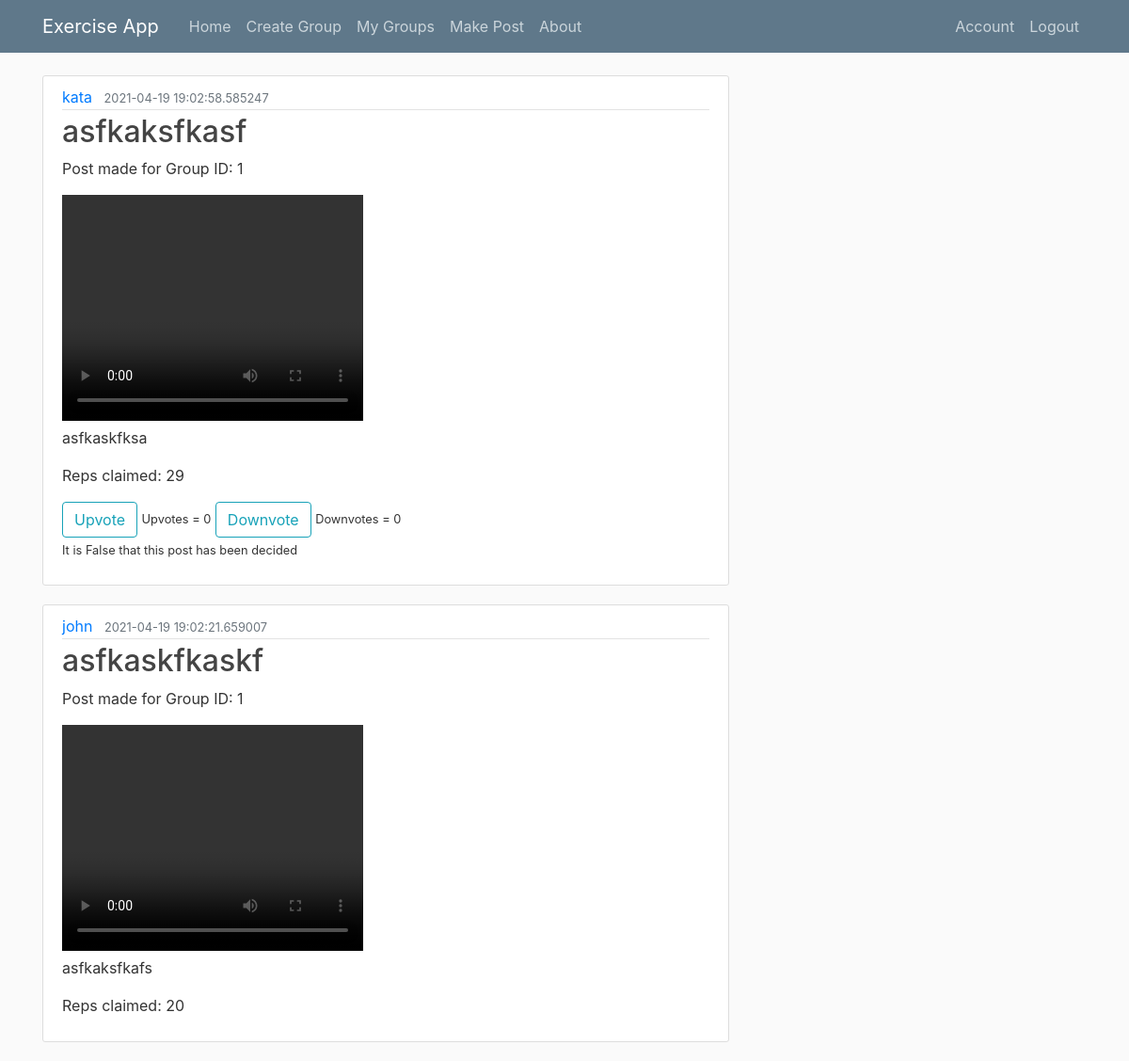
/home (signed in), run on the app's committed database.
### exercisewebapp/models.py (models this page shows, shortened)
class Post(db.Model):
    id = db.Column(db.Integer, primary_key=True)
    title = db.Column(db.String(100), nullable=False)
    date_posted = db.Column(db.DateTime, nullable=False, default=datetime.utcnow)
    content = db.Column(db.Text, nullable=False)
    reps = db.Column(db.Integer, nullable=False)
    video = db.Column(db.String(100), nullable=False)
    user_id = db.Column(db.Integer, db.ForeignKey('user.id'), nullable=False)
    group_id = db.Column(db.Integer, db.ForeignKey('group.id'), nullable=False)
    votes = db.relationship("Postvote", uselist=False, back_populates="post")

class User(db.Model, UserMixin):
    id = db.Column(db.Integer, primary_key=True)
    username = db.Column(db.String(20), unique=True, nullable=False)
    email = db.Column(db.String(120), unique=True, nullable=False)
    image_file = db.Column(db.String(20), nullable=False, default='default.jpg')
    password = db.Column(db.String(60), nullable=False)
    posts = db.relationship('Post', backref="owner",uselist=True)
    groups = db.relationship('Group', secondary=groupslink, backref=db.backref('groups', lazy='dynamic'))

class Postvote(db.Model):
    id = db.Column(db.Integer, primary_key=True)
    post_id = db.Column(db.Integer, db.ForeignKey('post.id'), nullable=False)
    group_id = db.Column(db.Integer, db.ForeignKey('group.id'), nullable=False)
    post = db.relationship("Post", back_populates="votes")
    upvote_number = db.Column(db.Integer, nullable=False)
    downvote_number = db.Column(db.Integer, nullable=False)
    total_votes = db.Column(db.Integer, nullable=False)
    member_count = db.Column(db.Integer, nullable=False)
    users_voted = db.relationship('User',
                            secondary=usersVotes,
                            backref='collections')
    decided = db.Column(db.Boolean, nullable = False)
    decision = db.Column(db.Boolean ,nullable = True)

### exercisewebapp/routes.py (the view, shortened to what this page needs)
@app.route("/home", methods=['GET', 'POST'])
def home():
    if current_user.is_authenticated:
        groups = []
        all_p = Post.query.all()
        df = convert_posts_2_df(all_p)
        print(df)
        user = db.session.query(User).filter(User.id == current_user.id).one()
        for group in user.groups:
            groups.append(group.id)
        data = db.session.query(Post, User, Postvote).join(User).join(Postvote).filter(Post.group_id.in_(groups)).all()
        data.reverse()
        form = VoteForm()
        x = True
        return render_template('homefeed.html', posts=data, current_user_id=current_user.id, form=form, x=x)
    return render_template('homefeed.html')

### exercisewebapp/forms.py
class VoteForm(FlaskForm):
    upvote = SubmitField('Upvote')
    downvote = SubmitField('Downvote')
    myhiddenid = HiddenField()

### exercisewebapp/models.py (called while the page is built)
@login_manager.user_loader
def load_user(user_id):
    return User.query.get(int(user_id))

### exercisewebapp/routes.py (called while the page is built)
def get_current_user_groups():
    current_user_groups_id_list = []
    for group in current_user.groups:
        current_user_groups_id_list.append(group.id)
    return current_user_groups_id_list

def convert_posts_2_df(all_posts):
    df_main = pd.DataFrame(columns=['post_id', 'group_id', 'user_id', 'date_posted', 'reps'])
    current_users_groups = get_current_user_groups()
    for post in all_posts:
        post_info = []
        if post.group_id in current_users_groups:
            post_info.append(post.id)
            post_info.append(post.group_id)
            post_info.append(post.user_id)
            post_info.append(post.date_posted)
            post_info.append(post.reps)
            df_inloop = pd.DataFrame([post_info],
                                     columns=['post_id', 'group_id', 'user_id', 'date_posted', 'reps'])
            df_main = pd.concat([df_main, df_inloop])
    unique_group_ids = df_main['group_id'].unique()
    print(unique_group_ids)
    return df_main

### exercisewebapp/templates/homefeed.html (shortened to what this page needs)
{% extends "layout.html" %}
{% block content %}
    {% set var = namespace(are_there_posts=False) %}
    {% for post, user, postvote in posts %}
        {% if postvote.decided == False %}
            {% set var.are_there_posts = True %}
            <article class="media content-section">
              <div class="media-body">
                <div class="article-metadata">
                  <a class="mr-2" href="#">{{ user.username }}</a>
                  <small class="text-muted">{{ post.date_posted }}</small>
                </div>
                <h2><a class="article-title" href="#">{{ post.title }}</a></h2>
                  <p class="article-content">Post made for Group ID: {{post.group_id}} </p>
                  <video width="320" height="240" controls>
                <source src= "static/uploads/{{post.video}}"  type="video/mp4">
                </video>
                <p class="article-content">{{ post.content }}</p>
                <p class="article-content">Reps claimed: {{ post.reps }}</p>
                {% if not (current_user_id == user.id) %}
                    <form method="post" action="" id="{{postvote.id}}">
                    <div class="form-group" name="{{postvote.id}}" >
                        {{ form.upvote( class="btn btn-outline-info") }} <small>Upvotes = {{ postvote.upvote_number}}</small>
                    {{ form.downvote( class="btn btn-outline-info") }} <small>Downvotes = {{ postvote.downvote_number}}</small>
                        <p>
                            <small>It is {{postvote.decided}} that this post has been decided </small></p>
                    </div>
                    </form>
                {% endif %}
        {% endif %}
              </div>
            </article>
    {% endfor %}
{% endblock content %}

### exercisewebapp/static/main.css (style rules this page uses)
body { background: #fafafa; color: #333333; margin-top: 5rem; }
h1, h2, h3, h4, h5, h6 { color: #444444; }
.content-section { background: #ffffff; padding: 10px 20px; border: 1px solid #dddddd; border-radius: 3px; margin-bottom: 20px; }
.article-title { color: #444444; }
.article-content { white-space: pre-line; }
.article-metadata { padding-bottom: 1px; margin-bottom: 4px; border-bottom: 1px solid #e3e3e3 }

### data on the page
Post: username "kata", date_posted "2021-04-19 19:02:58.585247", title "asfkaksfkasf", group_id "1", content "asfkaskfksa", reps "29", upvote_number "0", downvote_number "0", decided "False"
Post: username "john", date_posted "2021-04-19 19:02:21.659007", title "asfkaskfkaskf", group_id "1", content "asfkaksfkafs", reps "20"
